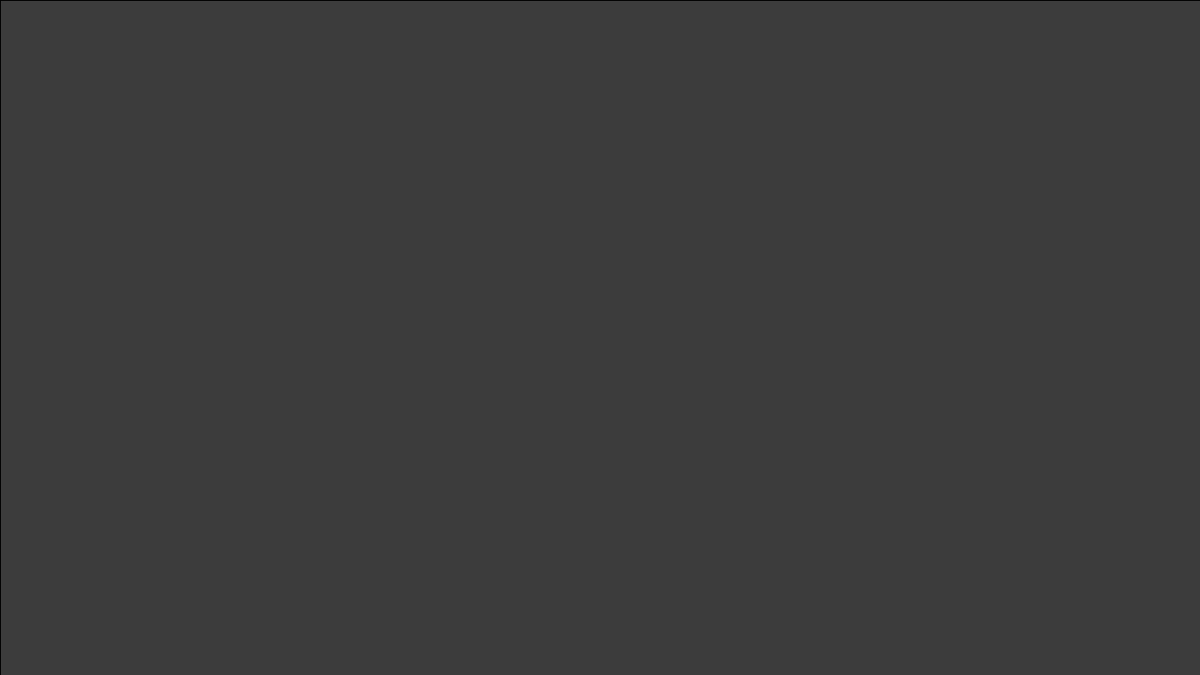
Frame 1 (no input)
Frame 60 (the mouse pressed at the canvas centre just before this capture): blank canvas, image omitted
Frame 120 (the mouse held since frame 60 and released just before this capture): blank canvas, image omitted

The Processing sketch that drew this single still picture (run headless with seeded random() and noise(); from frame 60 on, the mouse is pressed at the canvas centre):

// Processing sketch: flashAnimation
// ── flashAnimation.pde
int inc = 0;
int time = 30;

void setup() {
  size(1280, 720);
}


void draw() {
  background(180, 180, 180);

  if ( inc < time ) {
    flash();
    inc++;
  }
}

void keyPressed() {
  if (key == ' ') {
    inc = 0;
  }
}


void flash() {

  if (frameCount % 5 == 0) {
    fill(128);
  } else {
    fill(60);
  }

  rect(0, 0, width, height);
}
